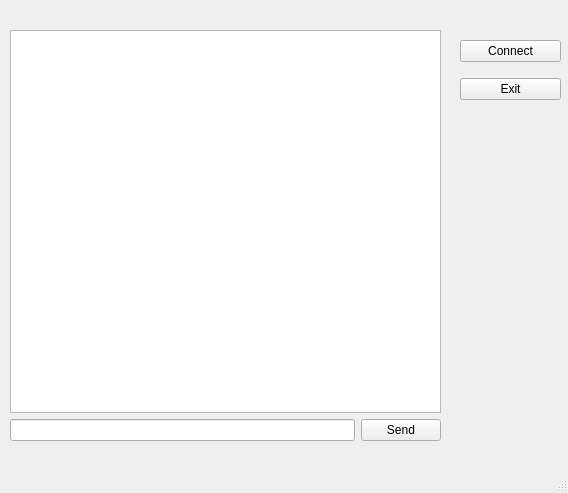
<?xml version="1.0" encoding="UTF-8"?>
<ui version="4.0">
 <class>MainWindow</class>
 <widget class="QMainWindow" name="MainWindow">
  <property name="geometry">
   <rect>
    <x>0</x>
    <y>0</y>
    <width>568</width>
    <height>493</height>
   </rect>
  </property>
  <property name="windowTitle">
   <string>Chat</string>
  </property>
  <widget class="QWidget" name="centralwidget">
   <widget class="QWidget" name="">
    <property name="geometry">
     <rect>
      <x>10</x>
      <y>30</y>
      <width>431</width>
      <height>411</height>
     </rect>
    </property>
    <layout class="QVBoxLayout" name="verticalLayout">
     <item>
      <widget class="QTextBrowser" name="textBrowser"/>
     </item>
     <item>
      <layout class="QHBoxLayout" name="horizontalLayout">
       <item>
        <widget class="QLineEdit" name="lineEdit"/>
       </item>
       <item>
        <widget class="QPushButton" name="sendButton">
         <property name="text">
          <string>Send</string>
         </property>
        </widget>
       </item>
      </layout>
     </item>
    </layout>
   </widget>
   <widget class="QWidget" name="">
    <property name="geometry">
     <rect>
      <x>460</x>
      <y>30</y>
      <width>101</width>
      <height>81</height>
     </rect>
    </property>
    <layout class="QVBoxLayout" name="verticalLayout_2">
     <item>
      <widget class="QPushButton" name="connectButton">
       <property name="text">
        <string>Connect</string>
       </property>
      </widget>
     </item>
     <item>
      <widget class="QPushButton" name="exitButton">
       <property name="text">
        <string>Exit</string>
       </property>
      </widget>
     </item>
    </layout>
   </widget>
  </widget>
  <widget class="QMenuBar" name="menubar">
   <property name="geometry">
    <rect>
     <x>0</x>
     <y>0</y>
     <width>568</width>
     <height>25</height>
    </rect>
   </property>
  </widget>
  <widget class="QStatusBar" name="statusbar"/>
 </widget>
 <resources/>
 <connections>
  <connection>
   <sender>exitButton</sender>
   <signal>clicked()</signal>
   <receiver>MainWindow</receiver>
   <slot>close()</slot>
   <hints>
    <hint type="sourcelabel">
     <x>540</x>
     <y>119</y>
    </hint>
    <hint type="destinationlabel">
     <x>517</x>
     <y>224</y>
    </hint>
   </hints>
  </connection>
 </connections>
</ui>
